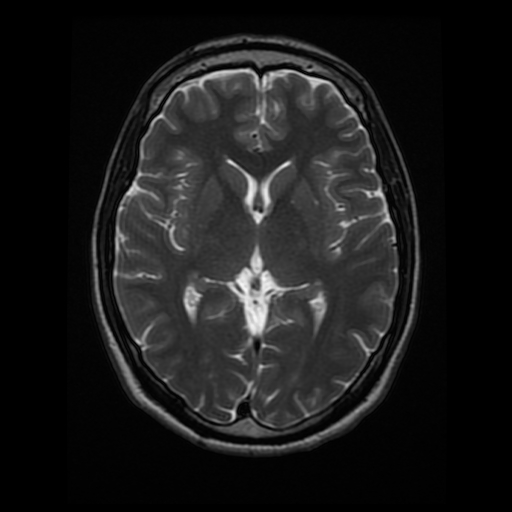
#> input picture Nanodegree-Udacity/1_2_Convolutional_Filters_Edge_Detection/images/brain_MR.jpg, 512 x 512 px
$ jupyter execute '5. Canny Edge Detection.ipynb'   (shell and % lines are left out)
#> lines starting #> are read from the running program, lines starting #| are printed output that depends on the picture; after the words box and inside, x2 and y2 are one past the last pixel; in counts of white or black regions, pixels touching at a corner belong together
[cell 1]
import numpy as np
import matplotlib.pyplot as plt
import cv2

[cell 2]
# Read in the image
image = cv2.imread('images/brain_MR.jpg')
#> image is the input picture: shape (512, 512, 3); min 0, max 247, mean 26.9

# Change color to RGB (from BGR)
image = cv2.cvtColor(image, cv2.COLOR_BGR2RGB)

plt.imshow(image)

[cell 3]
# Convert the image to grayscale for processing
gray = cv2.cvtColor(image, cv2.COLOR_RGB2GRAY)

plt.imshow(gray, cmap='gray')

### Implement Canny edge detection

[cell 4]
# Try Canny using "wide" and "tight" thresholds
wide = cv2.Canny(gray, 30, 100)
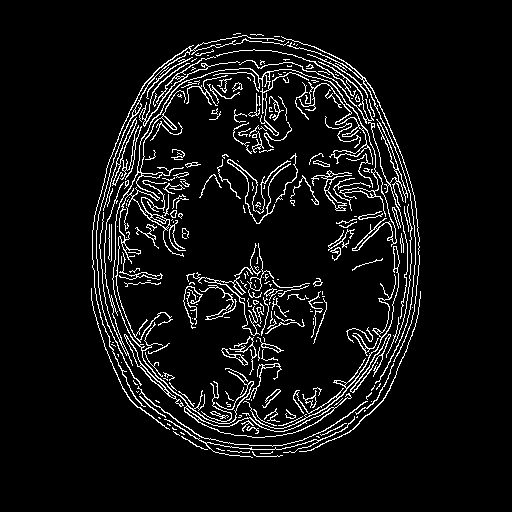
#> wide: shape (512, 512); 6.9% white in thin lines or dots, all inside (x1, y1, x2, y2) = (91, 33, 421, 458)
tight = cv2.Canny(gray, 200, 240)
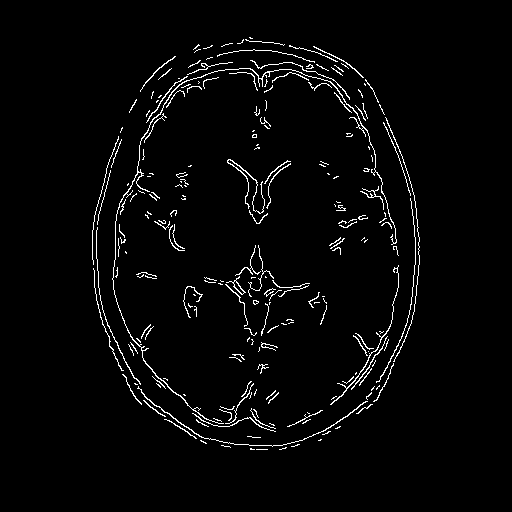
#> tight: shape (512, 512); 2.8% white in thin lines or dots, all inside (x1, y1, x2, y2) = (92, 37, 420, 450)

# Display the images
f, (ax1, ax2) = plt.subplots(1, 2, figsize=(20,10))

ax1.set_title('wide')
ax1.imshow(wide, cmap='gray')

ax2.set_title('tight')
ax2.imshow(tight, cmap='gray')
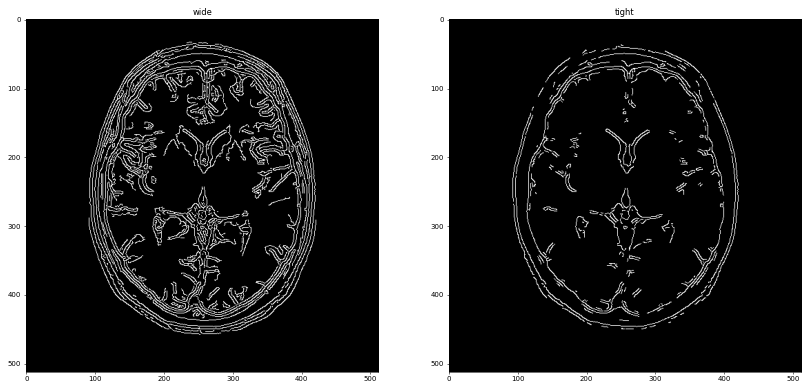
#> figure drawn by matplotlib, 2 panels

### TODO: Try to find the edges of this flower

Set a small enough threshold to isolate the boundary of the flower.

[cell 5]
# Read in the image
image = cv2.imread('images/sunflower.jpg')
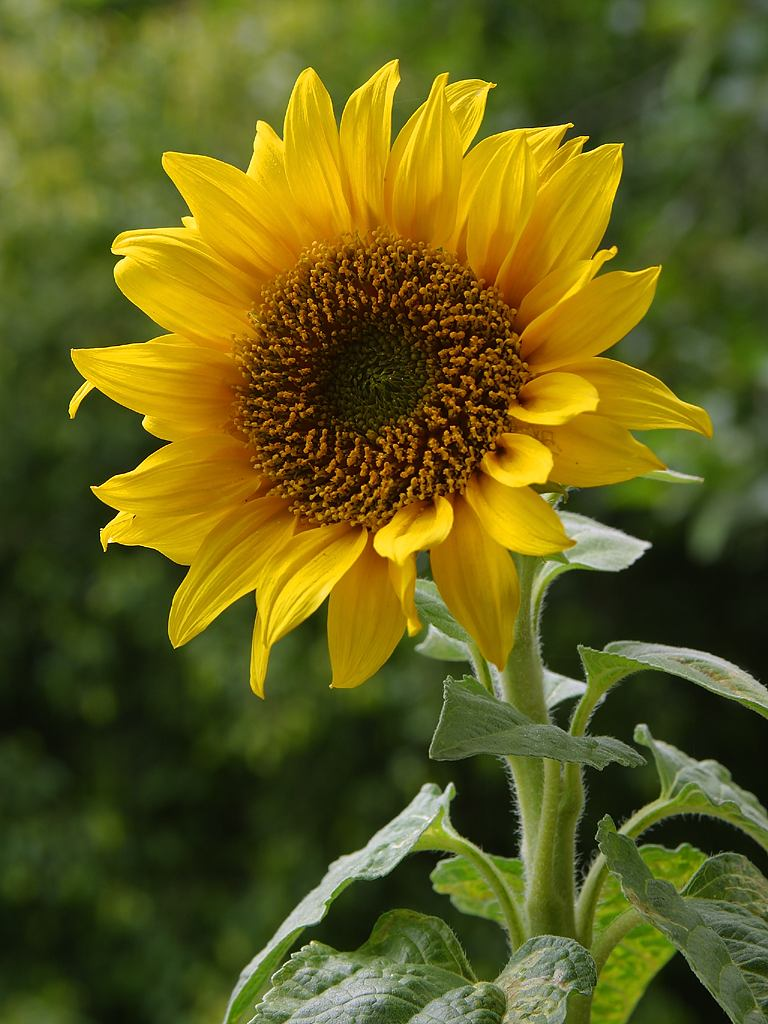
#> input picture Nanodegree-Udacity/1_2_Convolutional_Filters_Edge_Detection/images/sunflower.jpg, 768 x 1024 px
#> image is the input picture: shape (1024, 768, 3); mean B, G, R 27.4, 94.7, 98.3

# Change color to RGB (from BGR)
image = cv2.cvtColor(image, cv2.COLOR_BGR2RGB)

plt.imshow(image)

[cell 6]
# Convert the image to grayscale
gray = cv2.cvtColor(image, cv2.COLOR_RGB2GRAY)
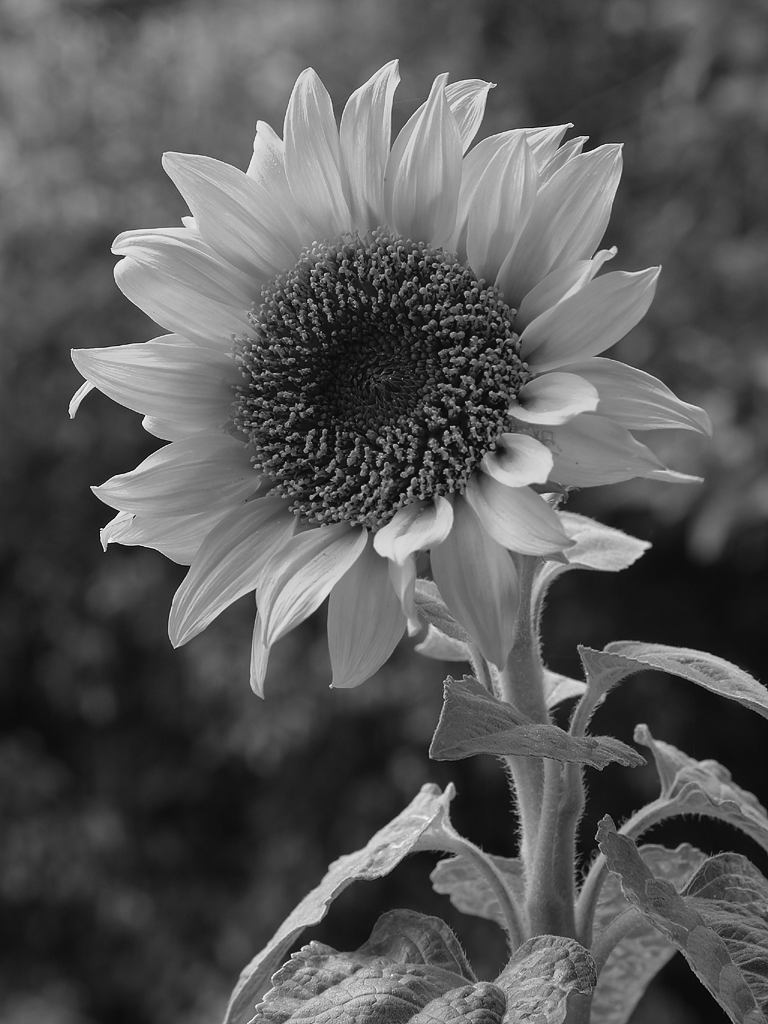
#> gray: shape (1024, 768); min 1, max 253, mean 88.1

## TODO: Define lower and upper thresholds for hysteresis
wide = cv2.Canny(gray, 50, 255)
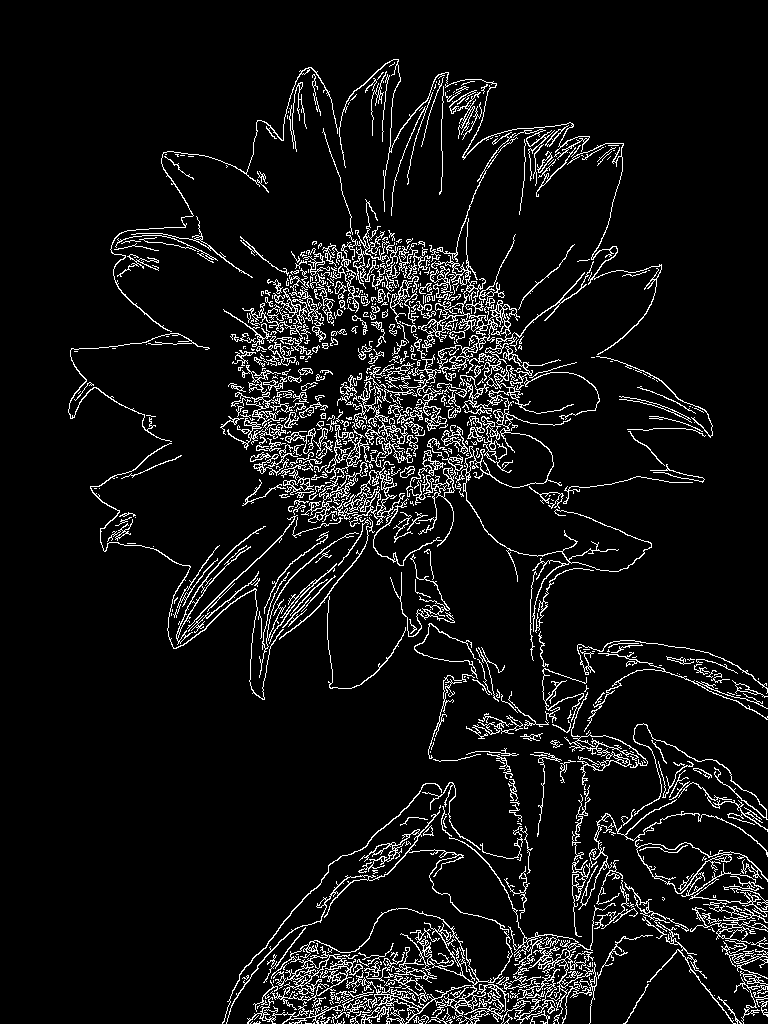
#> wide: shape (1024, 768); 7.2% white in thin lines or dots, all inside (x1, y1, x2, y2) = (68, 59, 768, 1024)
tight = cv2.Canny(gray, 230, 255)
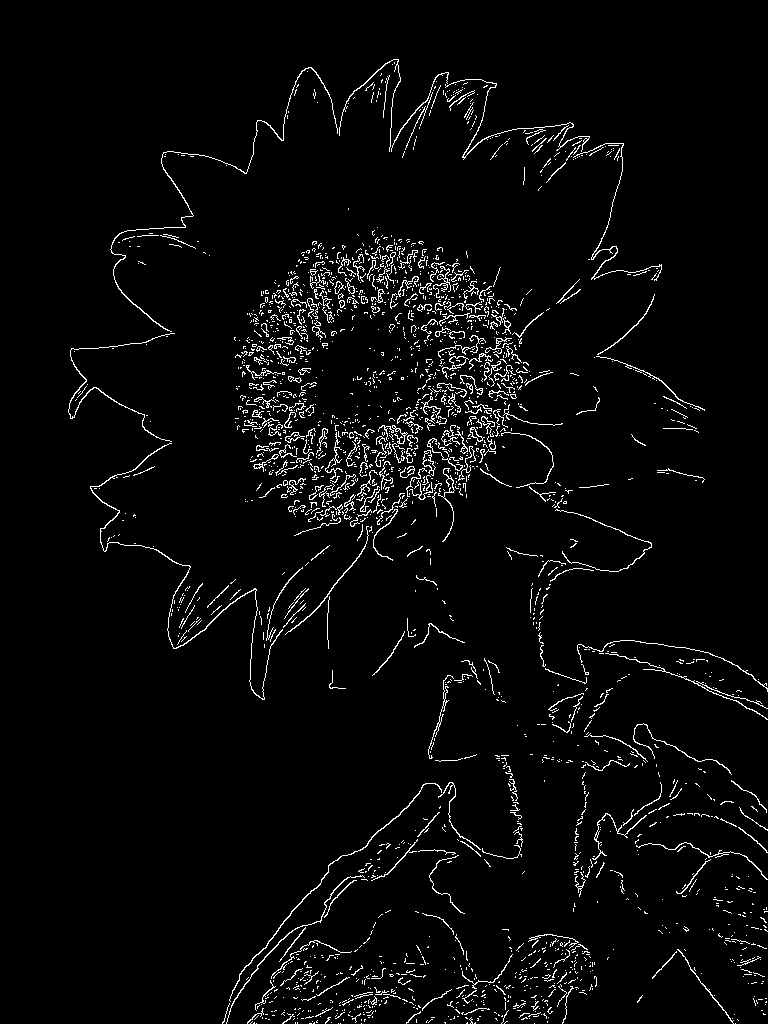
#> tight: shape (1024, 768); 3.5% white in thin lines or dots, all inside (x1, y1, x2, y2) = (68, 59, 768, 1024)

f, (ax1, ax2) = plt.subplots(1, 2, figsize=(20,10))

ax1.set_title('wide')
ax1.imshow(wide, cmap='gray')

ax2.set_title('tight')
ax2.imshow(tight, cmap='gray')
